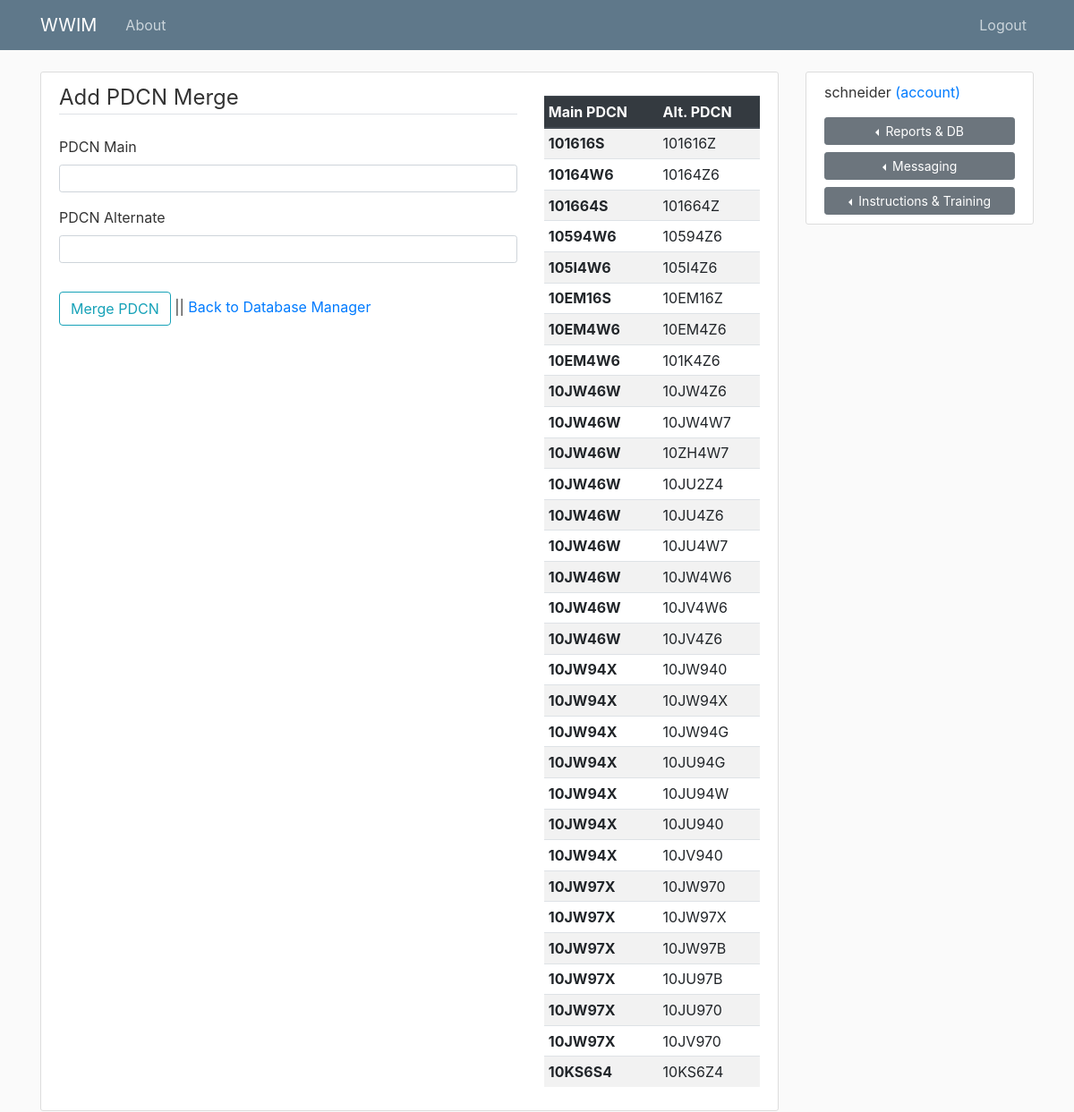
/pdcn_merge_add (signed in), run on the app's committed database.
### forecastapp/models.py (models this page shows, shortened)
class MergedPdcn(db.Model):
    id = db.Column(db.Integer, primary_key=True)
    pdcnMain = db.Column(db.String(7), nullable=False)
    pdcnAlt = db.Column(db.String(7), nullable=False)

class User(db.Model, UserMixin):
    id = db.Column(db.Integer, primary_key=True)
    username = db.Column(db.String(20), unique=True, nullable=False)
    email = db.Column(db.String(120), unique=True, nullable=False)
    image_file = db.Column(db.String(20), nullable=False, default='default.jpg')
    password = db.Column(db.String(60), nullable=False)
    posts = db.relationship('Post', backref='author', lazy=True)

### forecastapp/db_mgmt/routes.py (the view)
@db_mgmt.route("/pdcn_merge_add", methods=['GET', 'POST'])
@login_required
def pdcn_merge_add():
    form = PdcnMergeAdd()
    pdcnPairList = MergedPdcn.query.order_by(MergedPdcn.pdcnMain.asc())
    if form.validate_on_submit():
        newPdcnPair = MergedPdcn(pdcnMain=form.pdcnMain.data, pdcnAlt=form.pdcnAlt.data)
        db.session.add(newPdcnPair)
        db.session.commit()
        flash('PDCN Merge Added', 'success')
        return redirect(url_for('db_mgmt.pdcn_merge_add'))
    return render_template('pdcn_merge_add.html', title='Add PDCN Merge',
    form=form, pdcnPairList=pdcnPairList, legend='Add PDCN Merge')

### forecastapp/db_mgmt/forms.py (shortened to what this page needs)
class PdcnMergeAdd(FlaskForm):
    pdcnMain = StringField('PDCN Main',
                           validators=[DataRequired(), Length(min=7, max=7)])
    pdcnAlt = StringField('PDCN Alternate',
                           validators=[DataRequired(), Length(min=7, max=7)])
    submit = SubmitField('Merge PDCN')

### forecastapp/models.py (called while the page is built)
@login_manager.user_loader
def load_user(user_id):
    return User.query.get(int(user_id))

### forecastapp/templates/pdcn_merge_add.html (shortened to what this page needs)
{% extends "layout.html" %}
{% block content %}
    <div class="content-section">
      <div class="row">
        <div class="col-md-8">
          <form method="POST" action="">
              <fieldset class="form-group">
                  <legend class="border-bottom mb-4">{{ legend }}</legend>
                  <div class="form-group">
                      {{ form.pdcnMain.label(class="form-control-label") }}
                      {% if form.pdcnMain.errors %}
                          {{ form.pdcnMain(class="form-control form-control-sm is-invalid") }}
                          <div class="invalid-feedback">
                              {% for error in form.pdcnMain.errors %}
                                  <span>{{ error }}</span>
                              {% endfor %}
                          </div>
                      {% else %}
                          {{ form.pdcnMain(class="form-control form-control-sm") }}
                      {% endif %}
                  </div>
                  <div class="form-group">
                      {{ form.pdcnAlt.label(class="form-control-label") }}
                      {% if form.pdcnAlt.errors %}
                          {{ form.pdcnAlt(class="form-control form-control-sm is-invalid") }}
                          <div class="invalid-feedback">
                              {% for error in form.pdcnAlt.errors %}
                                  <span>{{ error }}</span>
                              {% endfor %}
                          </div>
                      {% else %}
                          {{ form.pdcnAlt(class="form-control form-control-sm") }}
                      {% endif %}
                  </div>
              </fieldset>
              <div class="form-group">
                  {{ form.submit(class="btn btn-outline-info") }} ||
                  <a href="{{ url_for('db_mgmt.db_manager') }}">Back to Database Manager</a>
              </div>
          </form>
        </div>
        <div class="col-md-4">
          <p>
            <table class="table table-striped table-sm table-hover">
              <thead class="thead-dark">
                <tr>
                  <th scope="col">Main PDCN</th>
                  <th scope="col">Alt. PDCN</th>
                </tr>
              </thead>
              <tbody>
                {% for pdcnPair in pdcnPairList %}
                <tr>
                  <th scope="row">{{ pdcnPair.pdcnMain }}</th>
                  <td>{{ pdcnPair.pdcnAlt }}</td>
                </tr>
                {% endfor %}
              </tbody>
          </table>
          </p>
        </div>
      </div>
    </div>
{% endblock content %}

### forecastapp/templates/layout.html (shortened to what this page needs)
<!DOCTYPE html>
<html>
<head>
    <link rel="stylesheet" href="https://stackpath.bootstrapcdn.com/bootstrap/4.5.0/css/bootstrap.min.css">
    <link rel="stylesheet" type="text/css" href="{{ url_for('static', filename='main.css') }}">
</head>
<body>
    <header class="site-header">
      <nav class="navbar navbar-expand-md navbar-dark bg-steel fixed-top">
        <div class="container">
          <a class="navbar-brand mr-4" href="{{ url_for('main.home') }}">WWIM</a>
          <div class="collapse navbar-collapse" id="navbarToggle">
            {% if current_user.is_authenticated %}
            <div class="navbar-nav mr-auto">
              <a class="nav-item nav-link" href="{{ url_for('main.about') }}">About</a>
            </div>
            <div class="navbar-nav">
              <a class="nav-item nav-link" href="{{ url_for('users.logout') }}">Logout</a>
            </div>
            {% else %}
              <div class="navbar-nav ml-auto">
                <a class="nav-item nav-link" href="#">Click to Request Access</a>
              </div>
            {% endif %}
            </div>
          </div>
      </nav>
    </header>
    <main role="main" class="container">
      <div class="row">
        <div class="col-md-9">
          {% block content %}{% endblock %}
        </div>
        {% if current_user.is_authenticated %}
        <div class="col-md-3">
          <div class="content-section">
            <p class="font-weight-normal">{{ current_user.username }} <a href="{{ url_for('users.account') }}">(account)</a></p>
            <div class="btn-group dropleft btn-block">
              <button type="button" class="btn btn-secondary btn-sm dropdown-toggle btn-block" data-toggle="dropdown" aria-haspopup="true" aria-expanded="false">
                Reports & DB
              </button>
            </div>
            <div class="btn-group dropleft btn-block">
              <button type="button" class="btn btn-secondary btn-sm dropdown-toggle btn-block" data-toggle="dropdown" aria-haspopup="true" aria-expanded="false">
                Messaging
              </button>
            </div>
            <div class="btn-group dropleft btn-block">
              <button type="button" class="btn btn-secondary btn-sm dropdown-toggle btn-block" data-toggle="dropdown" aria-haspopup="true" aria-expanded="false">
                Instructions & Training
              </button>
            </div>
          </div>
        </div>
        {% endif %}
      </div>
    </main>
</body>
</html>

### forecastapp/static/main.css (style rules this page uses)
body { background: #fafafa; color: #333333; margin-top: 5rem; }
.bg-steel { background-color: #5f788a; }
.site-header .navbar-nav .nav-link { color: #cbd5db; }
.content-section { background: #ffffff; padding: 10px 20px; border: 1px solid #dddddd; border-radius: 3px; margin-bottom: 20px; }

### data on the page
MergedPdcn: pdcnMain "101616S", pdcnAlt "101616Z"
MergedPdcn: pdcnMain "10164W6", pdcnAlt "10164Z6"
MergedPdcn: pdcnMain "101664S", pdcnAlt "101664Z"
MergedPdcn: pdcnMain "10594W6", pdcnAlt "10594Z6"
MergedPdcn: pdcnMain "105I4W6", pdcnAlt "105I4Z6"
MergedPdcn: pdcnMain "10EM16S", pdcnAlt "10EM16Z"
MergedPdcn: pdcnMain "10EM4W6", pdcnAlt "10EM4Z6"
MergedPdcn: pdcnMain "10EM4W6", pdcnAlt "101K4Z6"
MergedPdcn: pdcnMain "10JW46W", pdcnAlt "10JW4Z6"
MergedPdcn: pdcnMain "10JW46W", pdcnAlt "10JW4W7"
MergedPdcn: pdcnMain "10JW46W", pdcnAlt "10ZH4W7"
MergedPdcn: pdcnMain "10JW46W", pdcnAlt "10JU2Z4"
MergedPdcn: pdcnMain "10JW46W", pdcnAlt "10JU4Z6"
MergedPdcn: pdcnMain "10JW46W", pdcnAlt "10JU4W7"
MergedPdcn: pdcnMain "10JW46W", pdcnAlt "10JW4W6"
MergedPdcn: pdcnMain "10JW46W", pdcnAlt "10JV4W6"
MergedPdcn: pdcnMain "10JW46W", pdcnAlt "10JV4Z6"
MergedPdcn: pdcnMain "10JW94X", pdcnAlt "10JW940"
MergedPdcn: pdcnMain "10JW94X", pdcnAlt "10JW94X"
MergedPdcn: pdcnMain "10JW94X", pdcnAlt "10JW94G"
MergedPdcn: pdcnMain "10JW94X", pdcnAlt "10JU94G"
MergedPdcn: pdcnMain "10JW94X", pdcnAlt "10JU94W"
MergedPdcn: pdcnMain "10JW94X", pdcnAlt "10JU940"
MergedPdcn: pdcnMain "10JW94X", pdcnAlt "10JV940"
MergedPdcn: pdcnMain "10JW97X", pdcnAlt "10JW970"
MergedPdcn: pdcnMain "10JW97X", pdcnAlt "10JW97X"
MergedPdcn: pdcnMain "10JW97X", pdcnAlt "10JW97B"
MergedPdcn: pdcnMain "10JW97X", pdcnAlt "10JU97B"
MergedPdcn: pdcnMain "10JW97X", pdcnAlt "10JU970"
MergedPdcn: pdcnMain "10JW97X", pdcnAlt "10JV970"
MergedPdcn: pdcnMain "10KS6S4", pdcnAlt "10KS6Z4"
User: username "schneider"

### other printed values
{{ legend }} "Add PDCN Merge"
